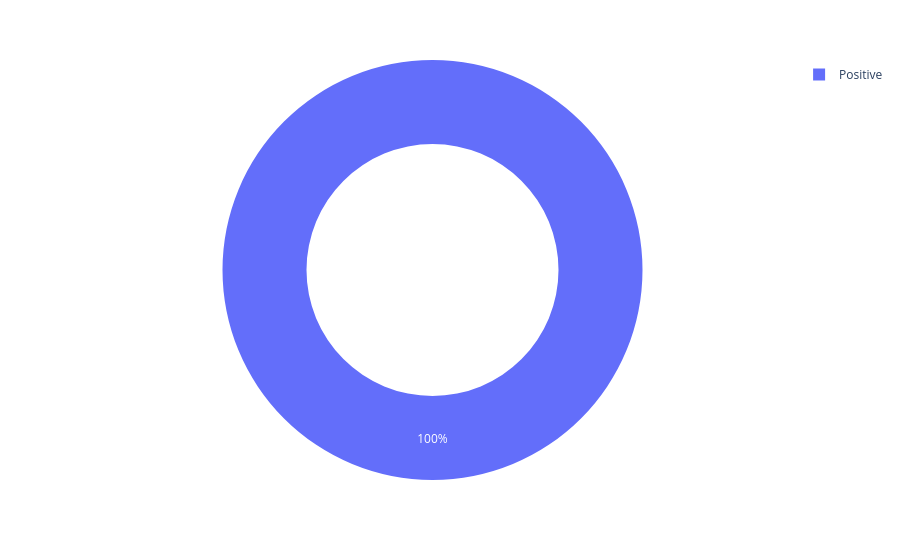

Notebook cell for this chart:
### Code cell
figure = px.pie(
    df,
    names='ER status',
    hole=0.60
)
figure.show()

### Figure 1 — Plotly figure (JSON) as saved in the notebook; plotly's stock layout.template omitted (floating-point values rounded to 4 significant figures; data arrays with more than 128 entries replaced by an {"elided": "..."} marker saying what was removed)
{"data": [{"domain": {"x": [0, 1], "y": [0, 1]}, "hole": 0.6, "hovertemplate": "ER status=%{label}<extra></extra>", "labels": {"elided": "317 str values"}, "legendgroup": "", "name": "", "showlegend": true, "type": "pie"}], "layout": {"legend": {"tracegroupgap": 0}, "margin": {"t": 60}}}
